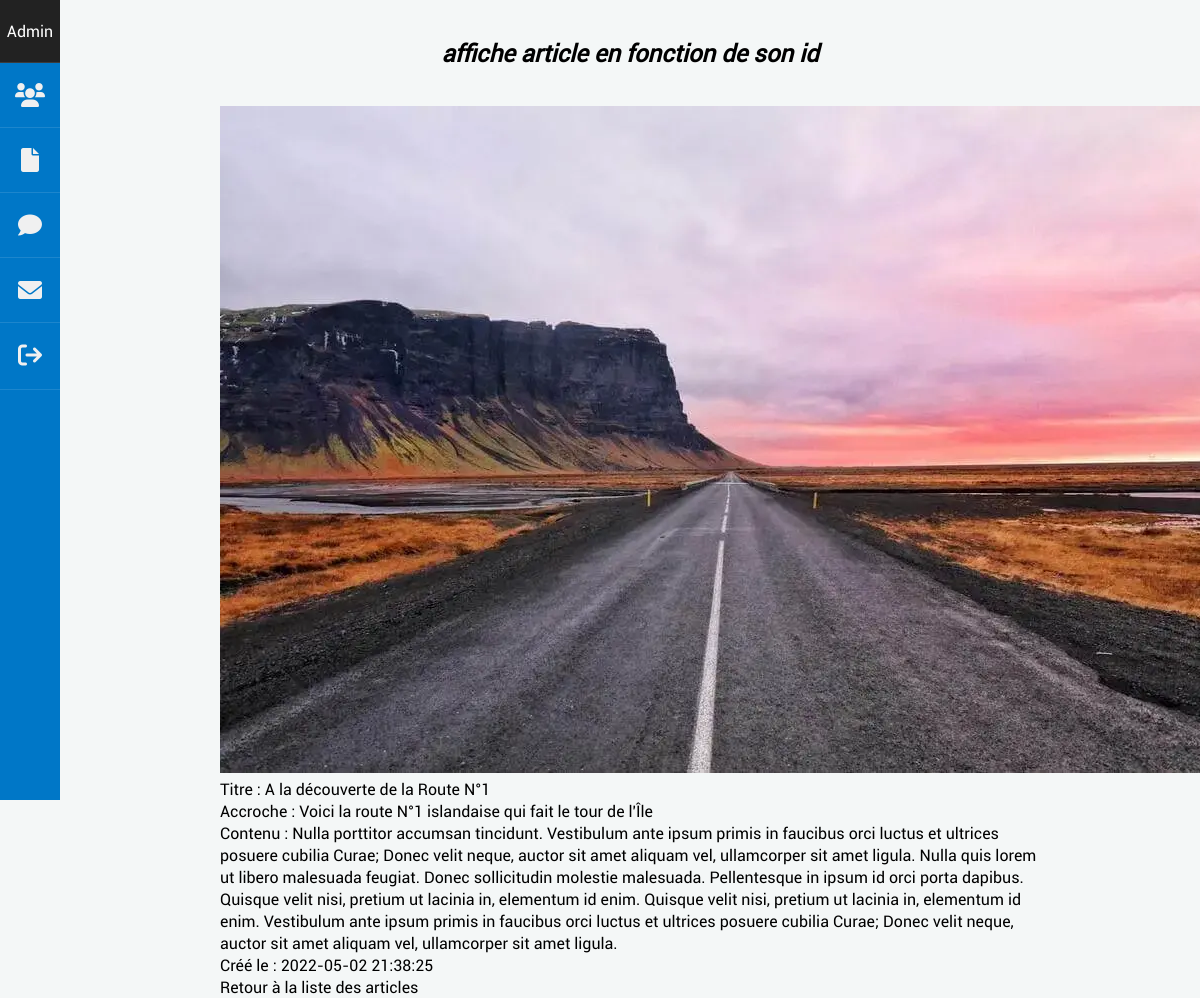
Page /afficheArticle&id=35 (signed in) on the committed database.
### tables this page shows
CREATE TABLE `article` (
  `id` int(11) NOT NULL,
  `title` varchar(255) NOT NULL,
  `url_image` varchar(255) NOT NULL,
  `alt_image` varchar(255) NOT NULL,
  `accroche` varchar(255) NOT NULL,
  `content` text NOT NULL,
  `id_category` int(10) UNSIGNED NOT NULL,
  `created_at` datetime NOT NULL DEFAULT current_timestamp()
);

### app/Controllers/AdminController.php (called while the page is built, shortened)
<?php
require_once "app/Models/ArticleManager.php";
class AdminController
{
    private $articleManager;
    public function __construct(){
        $this->articleManager = new \ProjetBlogKercode\Models\ArticleManager;
        $this->articleManager->chargementArticles();
    }
    public function afficherArticle($id)
    {
        $articleData = $this->articleManager->getArticleById($id);
        $article = new \ProjetBlogKercode\Models\Article($articleData['id'], $articleData['title'], $articleData['url_image'], $articleData['alt_image'], $articleData['accroche'], $articleData['content'], $articleData['created_at']);
        require "app/Views/Admin/afficheArticle.php";
    }
}

### app/Models/ArticleManager.php (called while the page is built, shortened)
<?php
require_once "app/Models/ClassArticle.php";
class ArticleManager extends Manager{
    public function getArticleById($id)
    {
       $bdd = $this->dbConnect();
       $req = $bdd->prepare("SELECT * FROM article WHERE id=?");
       $req->execute(array($id));
       return $req->fetch();
    }
}

### app/Models/ClassArticle.php (called while the page is built, shortened)
<?php
class Article extends Manager
{
    private string $title;
    private string $url_image;
    private string $alt_image;
    private string $accroche;
    private string $contenu;
    private string $dateCreation;
    public function __construct(int $id, string $title, string $url_image, string $alt_image, string $accroche, string $contenu, string $dateCreation)
    {
        $this->title = $title;
        $this->url_image = $url_image;
        $this->alt_image = $alt_image;
        $this->accroche = $accroche;
        $this->contenu = $contenu;
        $this->dateCreation = $dateCreation;
    }
    public function getTitle(){return $this->title;}
    public function getUrlImage(){return $this->url_image;}
    public function getAltImage(){return $this->alt_image;}
    public function getAccroche(){return $this->accroche;}
    public function getContenu(){return $this->contenu;}
    public function getDateCreation(){return $this->dateCreation;}
}

### app/Views/Admin/afficheArticle.php (the view, shortened to what this page needs)
<section class="section-article-admin">
    <h1>affiche article en fonction de son id</h1>
    <div>
        <div>
            <img src="<?= $article->getUrlImage(); ?>" alt="<?= $article->getAltImage(); ?>">
        </div>
        <div>
            <p>Titre : <?= $article->getTitle(); ?></p>
            <p>Accroche : <?= $article->getAccroche(); ?></p>
            <p>Contenu : <?= $article->getContenu(); ?></p>
            <p>Créé le : <?= $article->getDateCreation(); ?></p>
        </div>
    </div>
    <a title="liste articles" href="listeArticle">Retour à la liste des articles</a>
</section>
<?php
require "template/adminTemplate.php";
?>

### app/Public/style/style.css (style rules this page uses)
:root { --mainColor: #0077C7; --mainLightColor: #58A2D4; --mainSuperLightColor: #a7d0ec; --bodyColor: #f4f7f7; --icon-dark: #616161; }
body { font-family: 'Roboto', sans-serif; height: 100%; position: relative; background-color: var(--bodyColor); }
h1 { font-size: 1.5rem; margin: 2rem 0; text-align: center; }
a { text-decoration: none; color: black; }
#main-dashboard-admin h1 { text-align: center; font-size: 1.5rem; padding: 5px; font-style: italic; color: black; }
@media screen and (min-width: 768px) { .section-article-admin { margin: auto 5rem; } }
@media screen and (min-width: 1024px) { .section-article-admin { margin: auto 10rem; } }

### rows in the picture
article: url_image (picture), title "A la découverte de la Route N°1", accroche "Voici la route N°1 islandaise qui fait le tour de l'Île", content "Nulla porttitor accumsan tincidunt. Vestibulum ante ipsum primis in faucibus orci luctus et ultrices posuere cubilia Curae; Donec velit neque, auctor sit amet aliquam vel, ullamcorper sit amet ligula. Nulla quis lorem ut libero malesuada feugiat. Donec sollicitudin molestie malesuada. Pellentesque in ipsum id orci porta dapibus. Quisque velit nisi, pretium ut lacinia in, elementum id enim. Quisque velit nisi, pretium ut lacinia in, elementum id enim. Vestibulum ante ipsum primis in faucibus orci luctus et ultrices posuere cubilia Curae; Donec velit neque, auctor sit amet aliquam vel, ullamcorper sit amet ligula.", created_at "2022-05-02 21:38:25"
